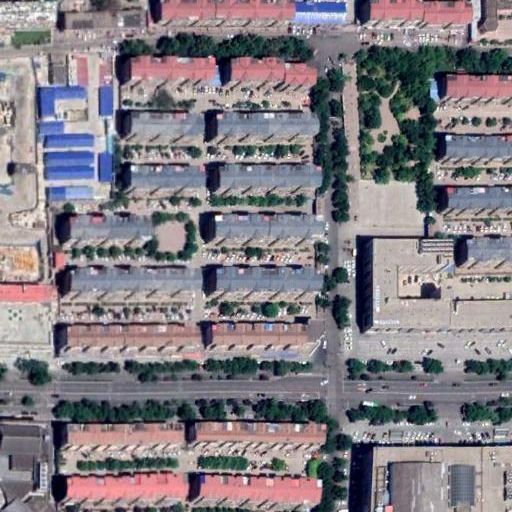
#> input picture data/external_datasets/cdvqa/images/cdvqa-test-00000000.0.png, 512 x 512 px; its folder holds only this picture in this run
$ python -i clip_segmenter.py   (imports and definitions only)
#> lines starting #> are read from the running program, lines starting #| are printed output that depends on the picture
"""
geospatial/clip_segmenter.py
============================
High-Accuracy Zero-Shot Remote Sensing Land-Cover Segmentation.

Key Accuracy Enhancements:
1. Multi-Scale Overlapping Sliding Window (50%–75% stride) with 2D Gaussian spatial blending.
2. Radiometric CLAHE contrast equalization for low-light / dark satellite optical channels.
3. Multi-prompt ensemble covering diverse remote-sensing viewpoints (nadir, high-res aerial, Sentinel-2).
4. Spectral-guided refinement when NIR/SWIR bands are available in multi-spectral rasters.
"""

from __future__ import annotations

from pathlib import Path
from typing import Any, Dict, List, Optional, Tuple

import cv2
import numpy as np
import torch
from PIL import Image


# ------------------------------------------------------------------ labels / colours
CLASSES: List[str] = ["water", "vegetation", "built_up", "bare"]

# Comprehensive Remote Sensing Domain Prompt Ensembles
CLASS_PROMPTS: Dict[str, List[str]] = {
    "water": [
        "satellite view of a water body",
        "aerial photo of a river, lake, or reservoir",
        "satellite imagery of ocean or estuarine waters",
        "remote sensing view of flooded area and wetlands",
        "nadir view of water surface with high absorption",
        "satellite image of canal, waterway, and water basin",
        "multispectral view of inland water bodies",
        "aerial view of sediment-laden river channel",
    ],
    "vegetation": [
        "satellite view of green vegetation and agricultural fields",
        "aerial photo of cultivated crop parcels and farmland",
        "remote sensing image of dense forest canopy and woodland",
        "satellite view of grassland, pastures, and green foliage",
        "high-resolution aerial photo of orchard and plantation",
        "satellite view of rural tree stands and vegetative parcels",
        "nadir perspective of photosynthetic green vegetation",
        "aerial view of lush green agricultural crops",
    ],
    "built_up": [
        "satellite view of urban buildings, rooftops, and concrete structures",
        "aerial photo of city streets, road transportation network, and settlements",
        "remote sensing image of industrial warehouse facilities and commercial units",
        "satellite view of dense residential buildings and infrastructure",
        "nadir view of asphalt roads, concrete pavement, and housing",
        "high-resolution satellite view of developed urban fabric",
        "aerial orthophoto of buildings and urban construction",
        "satellite view of suburban settlement and town buildings",
    ],
    "bare": [
        "satellite view of bare soil, sand, and barren land",
        "aerial photo of desert, dry terrain, and uncultivated ground",
        "remote sensing image of exposed earth without vegetation",
        "satellite image of bare rocky surface and construction dirt",
        "nadir view of dry fallow agricultural fields and soil",
        "aerial view of sandy soil and gravel terrain",
    ],
}

CLASS_COLOURS: Dict[str, Tuple[int, int, int]] = {
    "water":      ( 30, 100, 200),   # deep blue
    "vegetation": ( 50, 200,  70),   # bright green
    "built_up":   (220,  90,  40),   # coral orange
    "bare":       (160, 130,  90),   # tan
}

ALPHA = 0.55
BARE_ALPHA = 0.18


def _enhance_satellite_rgb(rgb: np.ndarray) -> np.ndarray:
    """
    Applies CLAHE on the L-channel of LAB color space to reveal subtle textural
    details in low-contrast / dark satellite optical channels.
    """
    lab = cv2.cvtColor(rgb, cv2.COLOR_RGB2LAB)
#> lab: shape (512, 512, 3); mean of channels 0, 1, 2 132.5, 131.6, 125.4
    l, a, b = cv2.split(lab)
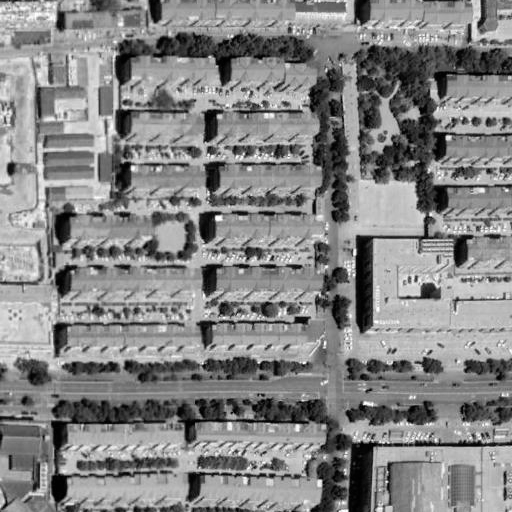
#> l: shape (512, 512); min 0, max 255, mean 132.5
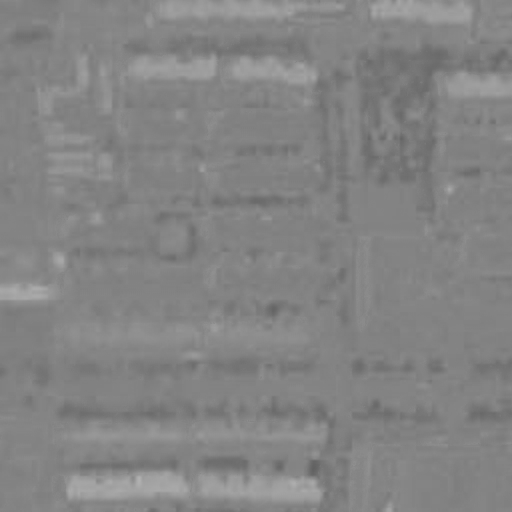
#> a: shape (512, 512); min 97, max 177, mean 131.6
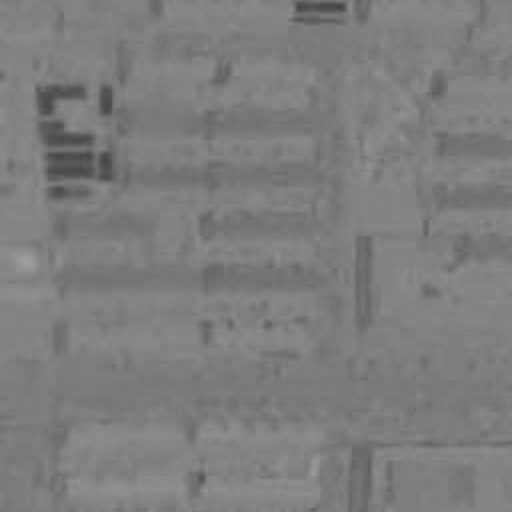
#> b: shape (512, 512); min 68, max 159, mean 125.4
    clahe = cv2.createCLAHE(clipLimit=2.5, tileGridSize=(8, 8))
    cl = clahe.apply(l)
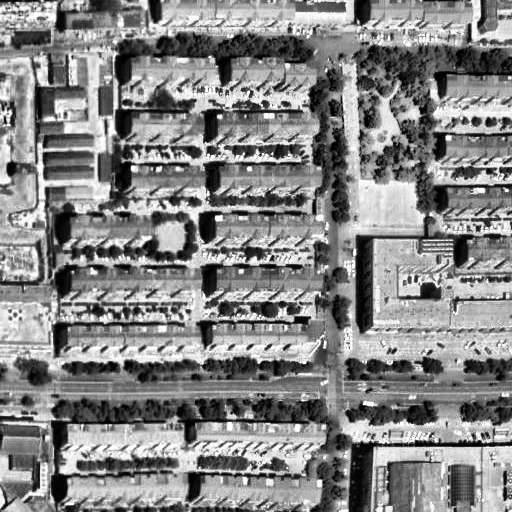
#> cl: shape (512, 512); min 0, max 255, mean 133.8
    enhanced_lab = cv2.merge((cl, a, b))
#> enhanced_lab: shape (512, 512, 3); mean of channels 0, 1, 2 133.8, 131.6, 125.4
    return cv2.cvtColor(enhanced_lab, cv2.COLOR_LAB2RGB)
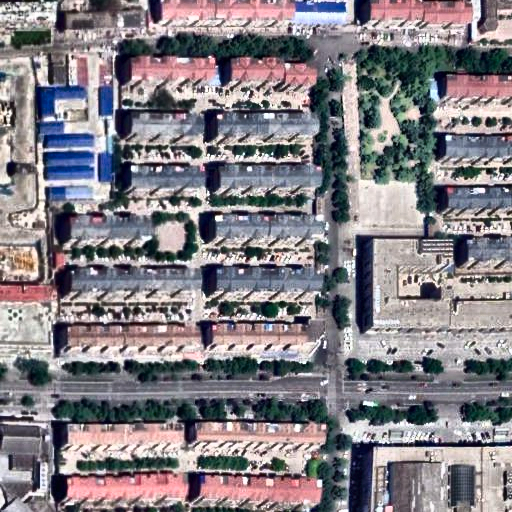
#> returned value: shape (512, 512, 3); mean R, G, B 131.5, 126.5, 132.4


# [14 lines left out: function _encode_text_prompts, not called in this run]


# ---------------------------------------------------------------------------
# Global Prompt Embeddings Cache
# ---------------------------------------------------------------------------
_PROMPT_CACHE: Optional[Tuple[List[str], torch.Tensor]] = None


# [17 lines left out: functions _get_text_matrix, _gaussian_kernel_2d, not called in this run]


# CLIP standard normalization constants
# [1 line that did not run here, left out]
# [1 line that did not run here, left out]


# [290 lines left out: functions segment_with_clip, _draw_legend, not called in this run]

>>> import cv2
>>> picture = cv2.cvtColor(cv2.imread('../data/external_datasets/cdvqa/images/cdvqa-test-00000000.0.png'), cv2.COLOR_BGR2RGB)
>>> result = _enhance_satellite_rgb(picture)

$ run again, on data/external_datasets/cdvqa/images/cdvqa-test-00000000.1.png
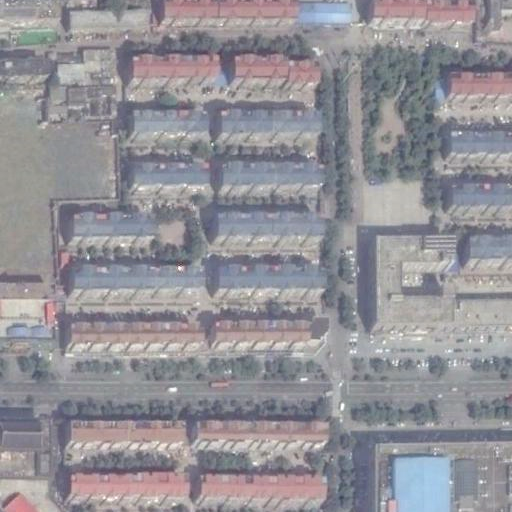
#> input picture data/external_datasets/cdvqa/images/cdvqa-test-00000000.1.png, 512 x 512 px
#> lab: shape (512, 512, 3); mean of channels 0, 1, 2 154.1, 130.1, 125.1
#> in _enhance_satellite_rgb, `l, a, b = cv2.split(lab)`:
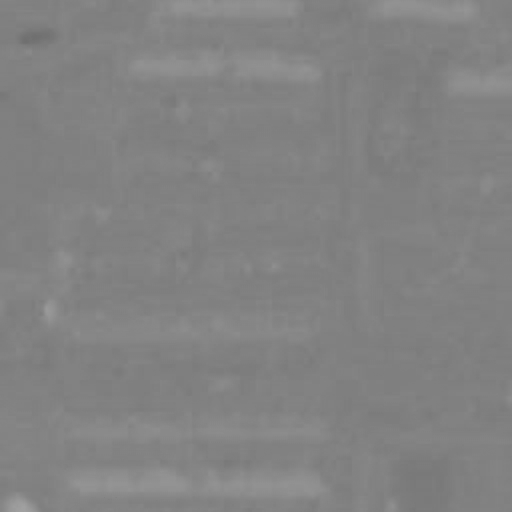
#> a: shape (512, 512); min 111, max 161, mean 130.1
#> enhanced_lab: shape (512, 512, 3); mean of channels 0, 1, 2 139.9, 130.1, 125.1
#> in _enhance_satellite_rgb, `return cv2.cvtColor(enhanced_lab, cv2.COLOR_LAB2RGB)`:
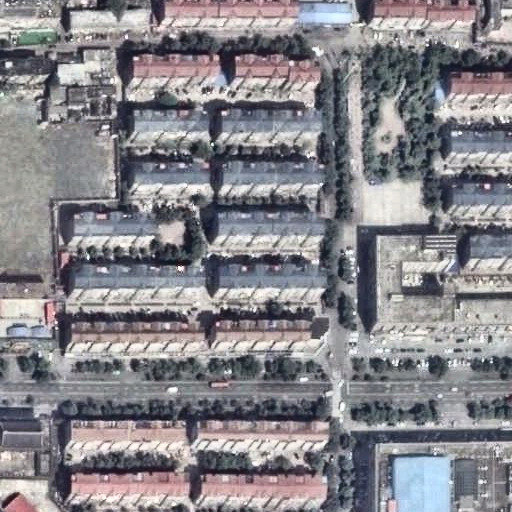
#> returned value: shape (512, 512, 3); mean R, G, B 134.6, 132.6, 138.1
